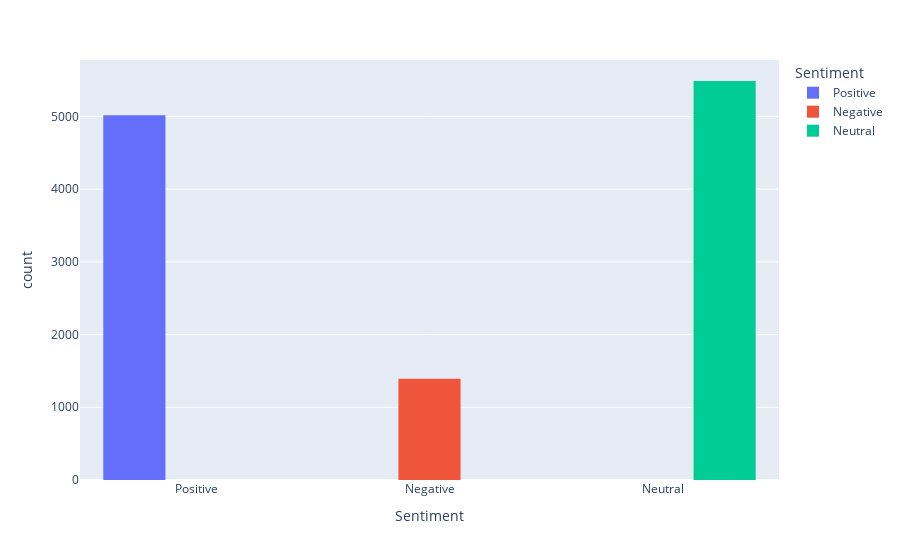

The code cell stored with this chart in its notebook:
### Markdown cell above
# Visualizing the Results

### Code cell
# visualize the sentiment of the tweets using plotly
fig = px.histogram(df , x="Sentiment", color="Sentiment", barmode="group")
fig.show( )

### Figure 1 — Plotly figure (JSON) as saved in the notebook; plotly's stock layout.template omitted (floating-point values rounded to 4 significant figures; data arrays with more than 128 entries replaced by an {"elided": "..."} marker saying what was removed)
{"data": [{"alignmentgroup": "True", "bingroup": "x", "hovertemplate": "Sentiment=%{x}<br>count=%{y}<extra></extra>", "legendgroup": "Positive", "marker": {"color": "#636efa"}, "name": "Positive", "offsetgroup": "Positive", "orientation": "v", "showlegend": true, "type": "histogram", "x": {"elided": "5016 str values"}, "xaxis": "x", "yaxis": "y"}, {"alignmentgroup": "True", "bingroup": "x", "hovertemplate": "Sentiment=%{x}<br>count=%{y}<extra></extra>", "legendgroup": "Negative", "marker": {"color": "#EF553B"}, "name": "Negative", "offsetgroup": "Negative", "orientation": "v", "showlegend": true, "type": "histogram", "x": {"elided": "1394 str values"}, "xaxis": "x", "yaxis": "y"}, {"alignmentgroup": "True", "bingroup": "x", "hovertemplate": "Sentiment=%{x}<br>count=%{y}<extra></extra>", "legendgroup": "Neutral", "marker": {"color": "#00cc96"}, "name": "Neutral", "offsetgroup": "Neutral", "orientation": "v", "showlegend": true, "type": "histogram", "x": {"elided": "5487 str values"}, "xaxis": "x", "yaxis": "y"}], "layout": {"barmode": "group", "legend": {"title": {"text": "Sentiment"}, "tracegroupgap": 0}, "margin": {"t": 60}, "xaxis": {"anchor": "y", "categoryarray": ["Positive", "Negative", "Neutral"], "categoryorder": "array", "domain": [0, 1], "title": {"text": "Sentiment"}}, "yaxis": {"anchor": "x", "domain": [0, 1], "title": {"text": "count"}}}}
